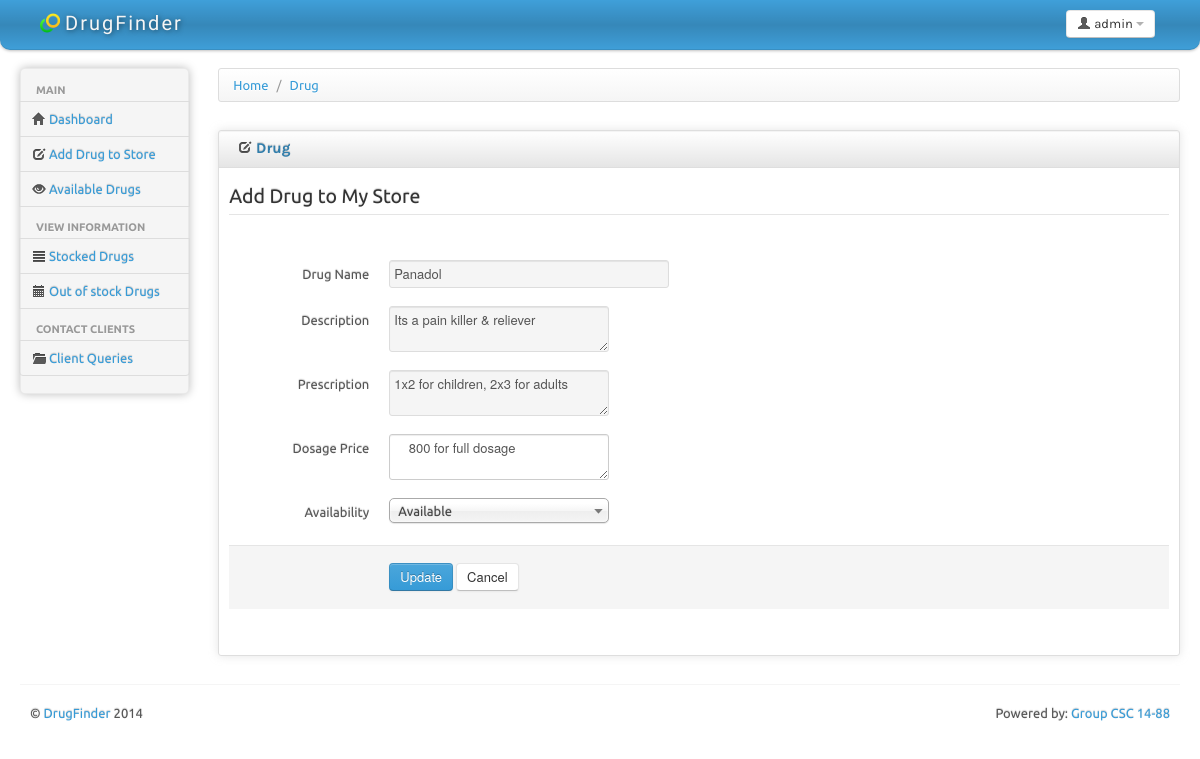
/edit_drug.php?id=1 (signed in), run on the app's committed database.
### tables this page shows
CREATE TABLE IF NOT EXISTS `clinic_drug` (
  `clinicId` int(20) NOT NULL,
  `drugId` int(10) NOT NULL,
  `dosagePrice` text NOT NULL,
  `availability` varchar(12) NOT NULL DEFAULT 'Available',
  `dateAdded` timestamp NOT NULL DEFAULT CURRENT_TIMESTAMP
);

CREATE TABLE IF NOT EXISTS `drug` (
  `drugId` int(20) NOT NULL AUTO_INCREMENT,
  `drugName` varchar(50) NOT NULL,
  `drugDescription` text NOT NULL,
  `prescription` text NOT NULL,
  `whoAdded` int(10) NOT NULL,
  `dateAdded` timestamp NOT NULL DEFAULT CURRENT_TIMESTAMP,
  PRIMARY KEY (`drugId`)
);

### edit_drug.php (the view, shortened to what this page needs)
<?php
$clientId = $_SESSION['LOGIN_ID'];
include('include/header.php');
if(isset($_REQUEST['id'])){
	$drugId = $_REQUEST['id'];
}else{
	$drugId='';
}
?>
			<div>
				<ul class="breadcrumb">
					<li>
						<a href="#">Home</a> <span class="divider">/</span>
					</li>
					<li>
						<a href="#">Drug</a>
					</li>
				</ul>
			</div>
			<div class="row-fluid sortable">
				<div class="box span12">
					<div class="box-header well" data-original-title>
						<h2><i class="icon-edit"></i> Drug</h2>
					</div>
					<div class="box-content">
						<form class="form-horizontal" action="edit_drug.php" method="post">
						  <fieldset>
							<legend> Add Drug to My Store</legend>
							<?php
							$select = "select * from drug d inner join clinic_drug cd on d.drugId=cd.drugId and cd.clinicId='$clientId' and cd.drugId='$drugId'";
							$query=mysql_query($select) or die('<div class="alert alert-success">User not found, <a href="my_contacts.php">click here</a> to view contacts</div>');
							while($result=mysql_fetch_array($query))
							{
							?>
							 <div class="control-group">
								<label class="control-label" for="focusedInput">Drug Name</label>
								<div class="controls">
								  <input class="input-xlarge focused" id="name" name="name" type="text" value="<?php echo $result['drugName'];?>" disabled  data-rel="popover" data-content="This is usually the christian name e.g John" title="First Name">
								</div>
							  </div>
							  <div class="control-group">
							  <label class="control-label" for="textarea2">Description</label>
							  <div class="controls">
								<textarea class="autogrow" id="messagebox"  placeholder="text here..." name="description" disabled data-rel="popover" data-content="Say forexample: This drug is for 'purpose of drug'" title="Description"><?php echo $result['drugDescription'];?></textarea>
							  </div>
							</div>
							<div class="control-group">
							  <label class="control-label" for="textarea2">Prescription</label>
							  <div class="controls">
								<textarea class="autogrow" id="messagebox"  placeholder="text here..." disabled name="prescription" data-rel="popover" data-content="Say forexample: 1x4 for children below 16yrs, 2x3 for people above 16yrs" title="Prescription"><?php echo $result['prescription'];?></textarea>
							  </div>
							</div>
								<div class="control-group">
									  <label class="control-label" for="textarea2">Dosage Price</label>
									  <div class="controls">
										<textarea class="autogrow" id="messagebox"  placeholder="text here..." name="price" data-rel="popover" data-content="Say forexample: 2000 for children dosage, 4000 for adult dosage" title="Pricing"> <?php echo $result['dosagePrice'];?> </textarea>
									  </div>
								</div>
								 <div class="control-group">
								<label class="control-label" for="selectReceivers">Availability</label>
								<div class="controls">
								</div>
						    </div>
							<div class="form-actions">
							  <button type="submit" name="submit" class="btn btn-primary">Update</button>
							  <button type="reset" class="btn">Cancel</button>
							</div>
							<?php } ?>
						  </fieldset>
						</form>
					</div>
				</div>
			</div>
<?php include('include/footer.php'); ?>

### css/charisma-app.css (style rules this page uses)
.box { border: 1px solid #DEDEDE; border-radius:3px; -webkit-border-radius:3px; -moz-border-radius:3px; margin-top: 10px; margin-bottom: 10px ; box-shadow: 0 0 10px rgba(189, 189, 189, 0.4); -webkit-box-shadow: 0 0 10px rgba(189, 189, 189, 0.4); -moz-box-shadow: 0 0 10px rgba(189, 189, 189, 0.4); }
.box-header { border:none; padding-top:5px; border-bottom: 1px solid #DEDEDE; border-radius:3px 3px 0 0; -webkit-border-radius:3px 3px 0 0; -moz-border-radius:3px 3px 0 0; height:12px; min-height:12px; margin-bottom: 0; cursor:move; font-weight:bold; font-size:16px; background: -moz-linear-gradient(top, rgba(255,255,255,0) 0%, rgba(0,0,0,0.1) 100%); background: -webkit-gradient(linear, left top, left bottom, color-stop(0%,rgba(255,255,255,0)), color-stop(100%,rgba(0,0,0,0.1))); background: -webkit-linear-gradient(top, rgba(255,255,255,0) 0%,rgba(0,0,0,0.1) 100%); background: -o-linear-gradient(top, rgba(255,255,255,0) 0%,rgba(0,0,0,0.1) 100%); background: -ms-linear-gradient(top, rgba(255,255,255,0) 0%,rgba(0,0,0,0.1) 100%); background: linear-gradient(to bottom, rgba(255,255,255,0) 0%,rgba(0,0,0,0.1) 100%); filter: progid:DXImageTransform.Microsoft.gradient( startColorstr='#00ffffff', endColorstr='#1a000000',GradientType=0 ); }
.box-header h2 { font-size:15px; width:auto; clear:none; float:left; line-height:25px; }
.box-header h2 > i { margin-top:1px; }
.box-content { padding:10px; }

### include/header.php (style rules this page uses)
body { padding-bottom: 40px; }

### data on the page
clinic_drug: name "Panadol", description "Its a pain killer & reliever", prescription "1x2 for children, 2x3 for adults", price "800 for full dosage"
